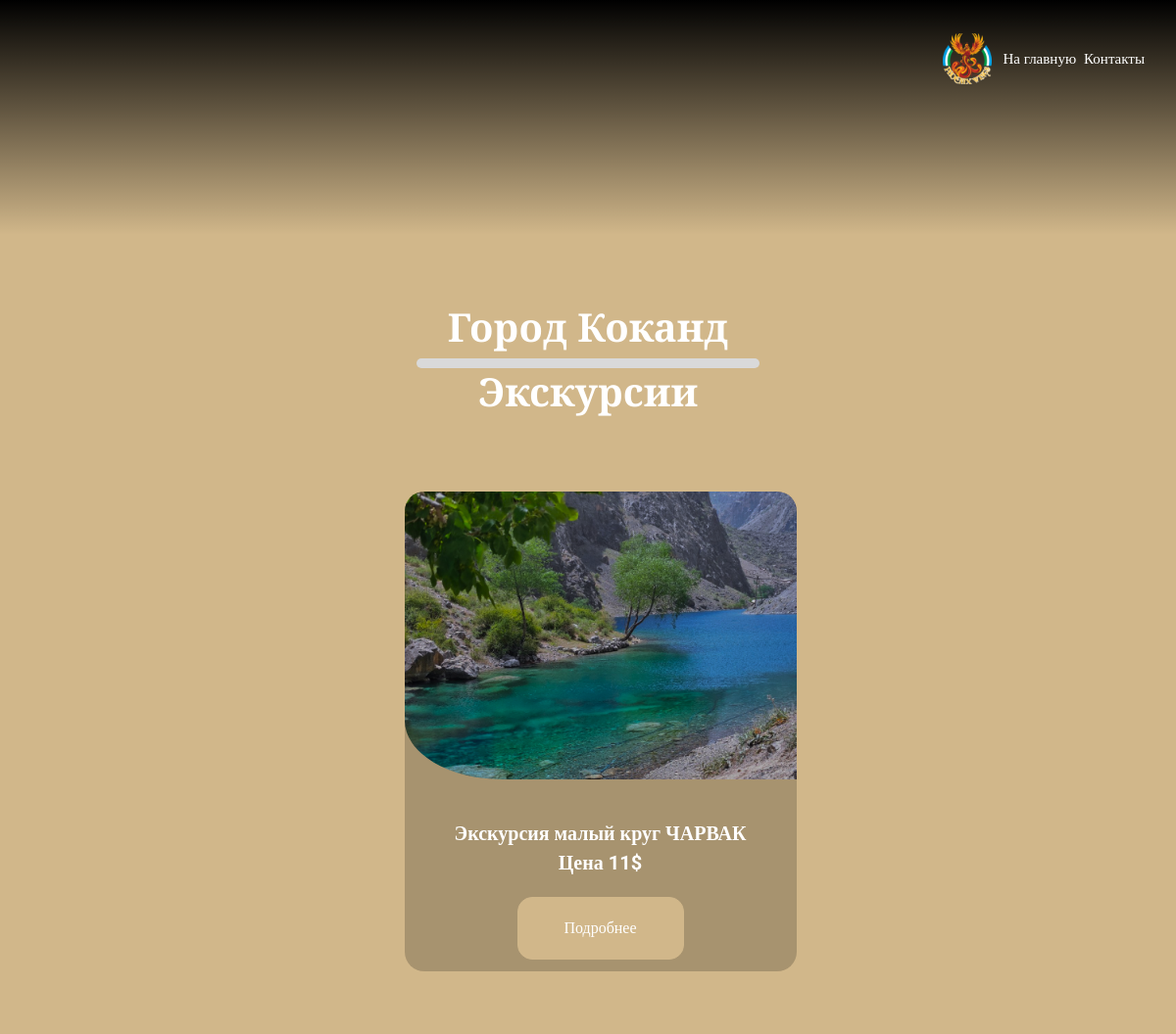
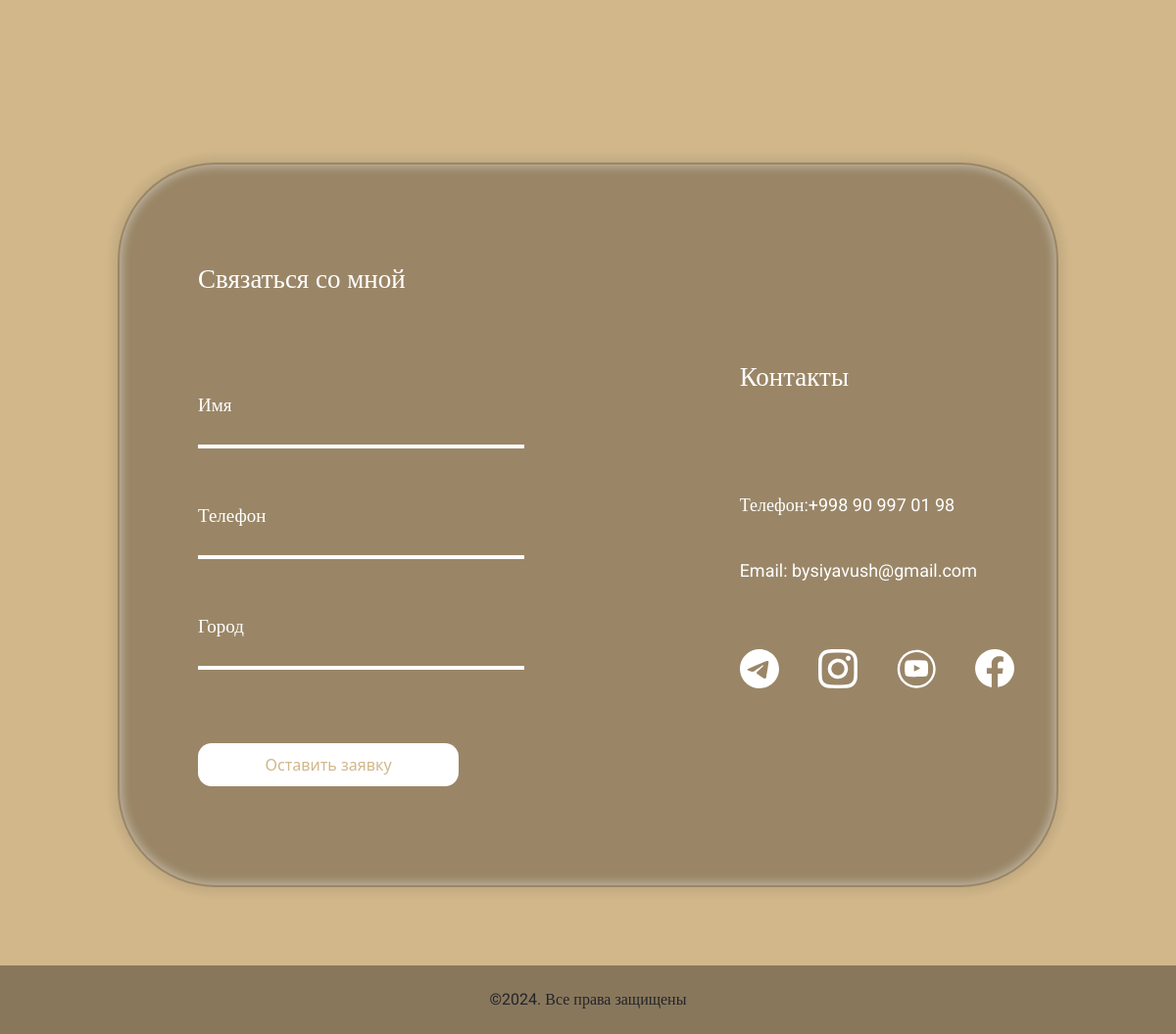
Screenshot of /catalog/5 with the database file from the repository (2 pictures, top to bottom).
### mainapp/models.py (models this page shows, shortened)
class MainDeskription(models.Model):
    name = models.CharField(max_length=100, verbose_name='Название города')
    description = models.TextField(max_length=1000, blank=True, null=True, verbose_name='Описание города')
    image_city = models.ImageField(upload_to='images/', blank=True, null=True, verbose_name='Картинка города')
    class Meta:
        verbose_name = 'Главная карточка города'
        verbose_name_plural = 'Главные карточки городов'

class CatalogEkskursii(models.Model):
    name_excursion = models.CharField(max_length=100, verbose_name='Название экскурсии')
    price_excursion = models.IntegerField(verbose_name='Цена экскурсии')
    image_excursion = models.ImageField(upload_to='image_excursion/', verbose_name='Картинка экскурсии')
    main = models.ForeignKey(MainDeskription, on_delete=models.CASCADE, related_name='main', verbose_name='К какому городу относится')
    class Meta:
        verbose_name = 'Экскурсия города'
        verbose_name_plural = 'Экскурсии городов'

### mainapp/views.py (the view, shortened to what this page needs)
# urls.py: path('catalog/<int:id>', views.index_2, name='catalog'),
def index_2(request, id):
    if request.method == 'GET':
        templates = 'mainapp/index_2.html'
        name_city = MainDeskription.objects.get(id=id)
        exccurs = CatalogEkskursii.objects.filter(main_id=id)
        context = {
            'name_city': name_city,
            'excurs': exccurs,
        }
        if not exccurs.exists():
            raise Http404('Ничего не найдено')
        return render(request, templates, context)

### mainapp/templates/mainapp/index_2.html (shortened to what this page needs)
<!DOCTYPE html>
{% load static %}
<html lang="en">
<head>
    <link rel="stylesheet" href="{% static 'css/bootstrap.min.css' %}">
    <link rel="stylesheet" href="{% static 'css/style_2.css' %}">
</head>
<body>
<header>
    <div class="header_main col-12 container-fluid">
        <div class="d-flex justify-content-center align-items-center">
            <img src="{% static 'icon/logo.svg' %}" alt="Логотип" width="50px">
        </div>
        <nav class="navbar navbar-expand-lg">
          <div class="container-fluid">
            <a class="nav-link" href="{% url 'phoenix_wings' %}">На главную</a>
            <div class="collapse navbar-collapse" id="navbarNav">
              <ul class="navbar-nav">
                <li class="nav-item">
                  <a class="nav-link" href="#contact">Контакты</a>
                </li>
              </ul>
            </div>
          </div>
        </nav>
     </div>
</header>
<main>
            <div class="name_city">
                <h1>{{ name_city.name }}</h1>
                <div class="poloska"></div>
                <h1>Экскурсии</h1>
            </div>
            <div class="main_exc">
                {% for exc in excurs %}
                    <div class="cart_excurs">
                        <img src="{{ exc.image_excursion.url }}" alt="">
                        <span>Экскурсия {{ exc.name_excursion }}</span>
                        <span>Цена {{ exc.price_excursion }}$</span>
                        <button type="button" class="btn btn-primary button_modal" data-bs-toggle="modal" data-bs-target="#exampleModal">
                          Подробнее
                        </button>
                    </div>
                {% endfor %}
            </div>
    <div class="main_content_4 d-flex justify-content-center align-items-center" id="contact">
    <div class="content_form" id="form_bid">
        <div class="form-container">
            <h2>Связаться со мной</h2>
            <form action="" method="POST" style="padding-top: 80px">
                  <div class="form-group">
                    <input type="text" id="name" placeholder=" " required name="name">
                    <label for="name">Имя</label>
                  </div>
                  <div class="form-group">
                    <input type="tel" id="phone" placeholder=" " required name="phone">
                    <label for="phone">Телефон</label>
                  </div>
                  <div class="form-group">
                    <input type="text" id="city" placeholder=" " required name="city">
                    <label for="city">Город</label>
                  </div>
                  <button type="submit">Оставить заявку</button>
            </form>
          </div>
        <div class="connection">
            <h3>Контакты</h3>
            <span>Телефон:+998 90 997 01 98</span>
            <span>Email: bysiyavush@gmail.com</span>
            <div class="d-flex flex-row justify-content-around logotip">
                <a href="https://t.me/bySiyavush">
                    <img src="{% static 'img/telegram.svg' %}" alt="" width="40px">
                </a>
                <a href="https://www.instagram.com/by_siyavush/profilecard/?igsh=MnU2bnloMmlpZWIw">
                    <img src="{% static 'img/instagram.svg' %}" alt="" width="40px">
                </a>
                <a href="https://www.youtube.com/channel/UCPJ-Vg0OYeFnjx-bOnlUw-g">
                    <img src="{% static 'img/youtube.svg' %}" alt="" width="40px">
                </a>
                <a href="https://www.facebook.com/share/15cDKoRAxz/">
                    <img src="{% static 'img/facebook.svg' %}" alt="" width="40px">
                </a>
            </div>
        </div>
    </div>
</div>
</main>
<footer style="height: 70px; background-color: rgba(28,23,23,0.4)" class="d-flex justify-content-center align-items-center col-12 container-fluid">
    <span style="font-family: Roboto, serif">©2024. Все права защищены</span>
</footer>
</body>
</html>

### mainapp/static/css/style_2.css (style rules this page uses)
header { background: linear-gradient(to bottom, rgb(0, 0, 0), rgba(0, 0, 0, 0)); background-repeat: no-repeat; background-size: cover; position: relative; width: 100%; height: 30vh; }
.header_main { display: flex; justify-content: end; width: 100%; height: 120px; }
.header_main a { font-family: Roboto, serif; font-size: 15px; color: white; transition: all 0.3s ease-in-out; }
body { background-color: #D1B78A; }
.name_city { display: flex; justify-content: center; align-items: center; flex-direction: column; margin-top: 70px; margin-bottom: 70px; }
.name_city h1 { color: #FFFFFF; font-family: "Playfair Display"; font-size: 40px; font-weight: bold; }
.poloska { background-color: #D9D9D9; width: 350px; height: 10px; border-radius: 20px; }
.main_exc { display: flex; flex-direction: row; flex-wrap: wrap; width: auto; height: auto; justify-content: center; align-items: center; }
.cart_excurs { display: flex; flex-direction: column; justify-content: center; align-items: center; width: 400px; height: 490px; background-color: #00000033; margin-bottom: 30px; margin-left: 25px; border-radius: 20px; margin-bottom: 150px; }
.cart_excurs img { width: 100%; height: 100%; object-fit: cover; border-radius: 20px; border-bottom-left-radius: 100px; padding-bottom: 40px; }
.cart_excurs span { font-family: Roboto, serif; font-size: 20px; color: #FFFFFF; font-weight: bold; width: 100%; text-align: center; }
.button_modal { margin-bottom: 12px; margin-top: 20px; width: 170px; height: 90px; background-color: #D1B78A; border: solid 1px #D1B78A; border-radius: 15px; font-family: Roboto, serif; transition: all 0.3s ease-in-out; }
.main_content_4 { width: 100%; height: 900px; background-color: #D1B78A; }
.content_form { width: 80%; height: 740px; border: solid 2px transparent; border-radius: 100px; box-shadow: 0 0 10px 5px rgba(37, 27, 27, 0.09), inset 0 0 10px 2px rgba(255, 255, 255, 0.4); display: flex; flex-direction: row; justify-content: flex-start; align-items: center; background-color: rgba(28, 23, 23, 0.3); }
.connection { width: 350px; display: flex; flex-direction: column; justify-content: center; align-items: flex-start; height: auto; margin-left: 200px; }
.connection h3 { color: #FFFFFF; font-family: "Playfair Display"; font-size: 27px; margin-bottom: 100px; }
.connection span { color: #FFFFFF; font-family: Roboto; font-size: 18px; margin-bottom: 40px; }
.form-container { width: 400px; padding: 20px; border-radius: 8px; margin-left: 60px; }
.form-group { position: relative; margin-bottom: 45px; }
.form-container h2 { color: #FFFFFF; font-family: "Playfair Display"; font-size: 27px; }
.form-group input { width: 100%; border: none; border-bottom: 4px solid white; background: transparent; outline: none; color: white; font-size: 16px; padding: 20px 0; }
.form-group label { position: absolute; left: 0; top: 10px; font-size: 19px; font-family: Roboto, serif; color: white; pointer-events: none; transition: 0.3s ease all; }
.form-group input:focus ~ label, input:not(:placeholder-shown) ~ label { top: -10px; font-size: 12px; color: #aaa; }
button { width: 80%; padding: 10px; margin-top: 30px; font-size: 16px; background-color: white; color: #D1B78A; border: none; border-radius: 14px; cursor: pointer; transition: background 0.3s; }
input { background: transparent; color: white; }
.logotip img { margin-right: 40px; margin-top: 27px; }

### rows the page displays
MainDeskription: name "Город Коканд"
CatalogEkskursii: image_excursion (picture), name_excursion "малый круг ЧАРВАК", price_excursion "11"
